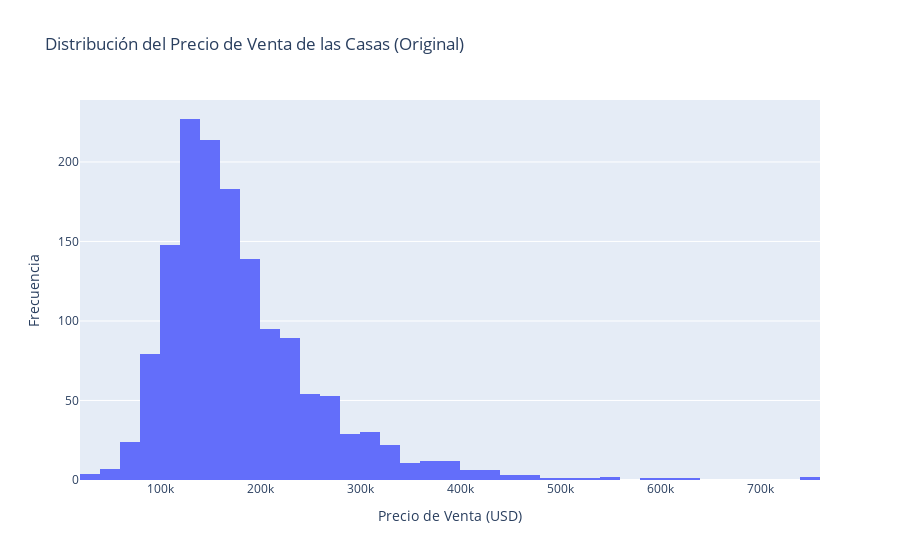
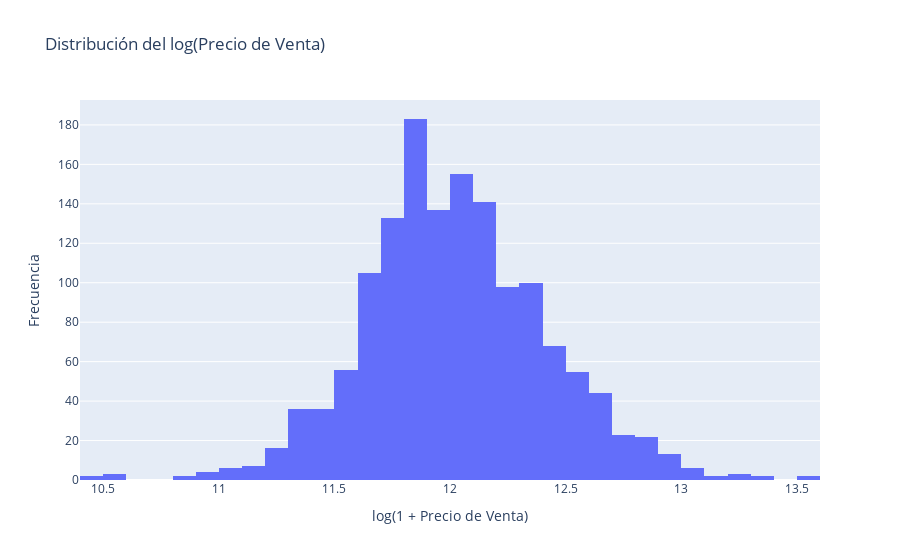

These figures' notebook cell, in order:
### Markdown cell above
<p>Ahora, visualicemos la distribución de nuestra variable objetivo y la relación entre el área de la vivienda y su precio. La distribución de precios está sesgada, por lo que una transformación logarítmica será útil.</p>

### Code cell
# Ahora puedes mostrar los gráficos sin error
fig_hist = px.histogram(df_subset, x='SalePrice', nbins=50, title='Distribución del Precio de Venta de las Casas (Original)')
fig_hist.update_layout(xaxis_title='Precio de Venta (USD)', yaxis_title='Frecuencia')
fig_hist.show()

fig_hist_log = px.histogram(x=np.log1p(df_subset['SalePrice']), nbins=50, title='Distribución del log(Precio de Venta)')
fig_hist_log.update_layout(xaxis_title='log(1 + Precio de Venta)', yaxis_title='Frecuencia')
fig_hist_log.show()

### Figure 1 — Plotly figure (JSON) as saved in the notebook; plotly's stock layout.template omitted (floating-point values rounded to 4 significant figures; data arrays with more than 128 entries replaced by an {"elided": "..."} marker saying what was removed)
{"data": [{"bingroup": "x", "hovertemplate": "SalePrice=%{x}<br>count=%{y}<extra></extra>", "legendgroup": "", "marker": {"color": "#636efa", "pattern": {"shape": ""}}, "name": "", "nbinsx": 50, "orientation": "v", "showlegend": false, "type": "histogram", "x": {"elided": "1460 int values"}, "xaxis": "x", "yaxis": "y"}], "layout": {"barmode": "relative", "legend": {"tracegroupgap": 0}, "title": {"text": "Distribución del Precio de Venta de las Casas (Original)"}, "xaxis": {"anchor": "y", "domain": [0, 1], "title": {"text": "Precio de Venta (USD)"}}, "yaxis": {"anchor": "x", "domain": [0, 1], "title": {"text": "Frecuencia"}}}}

### Figure 2 — Plotly figure (JSON) as saved in the notebook; plotly's stock layout.template omitted (floating-point values rounded to 4 significant figures; data arrays with more than 128 entries replaced by an {"elided": "..."} marker saying what was removed)
{"data": [{"bingroup": "x", "hovertemplate": "x=%{x}<br>count=%{y}<extra></extra>", "legendgroup": "", "marker": {"color": "#636efa", "pattern": {"shape": ""}}, "name": "", "nbinsx": 50, "orientation": "v", "showlegend": false, "type": "histogram", "x": {"elided": "1460 float values"}, "xaxis": "x", "yaxis": "y"}], "layout": {"barmode": "relative", "legend": {"tracegroupgap": 0}, "title": {"text": "Distribución del log(Precio de Venta)"}, "xaxis": {"anchor": "y", "domain": [0, 1], "title": {"text": "log(1 + Precio de Venta)"}}, "yaxis": {"anchor": "x", "domain": [0, 1], "title": {"text": "Frecuencia"}}}}
